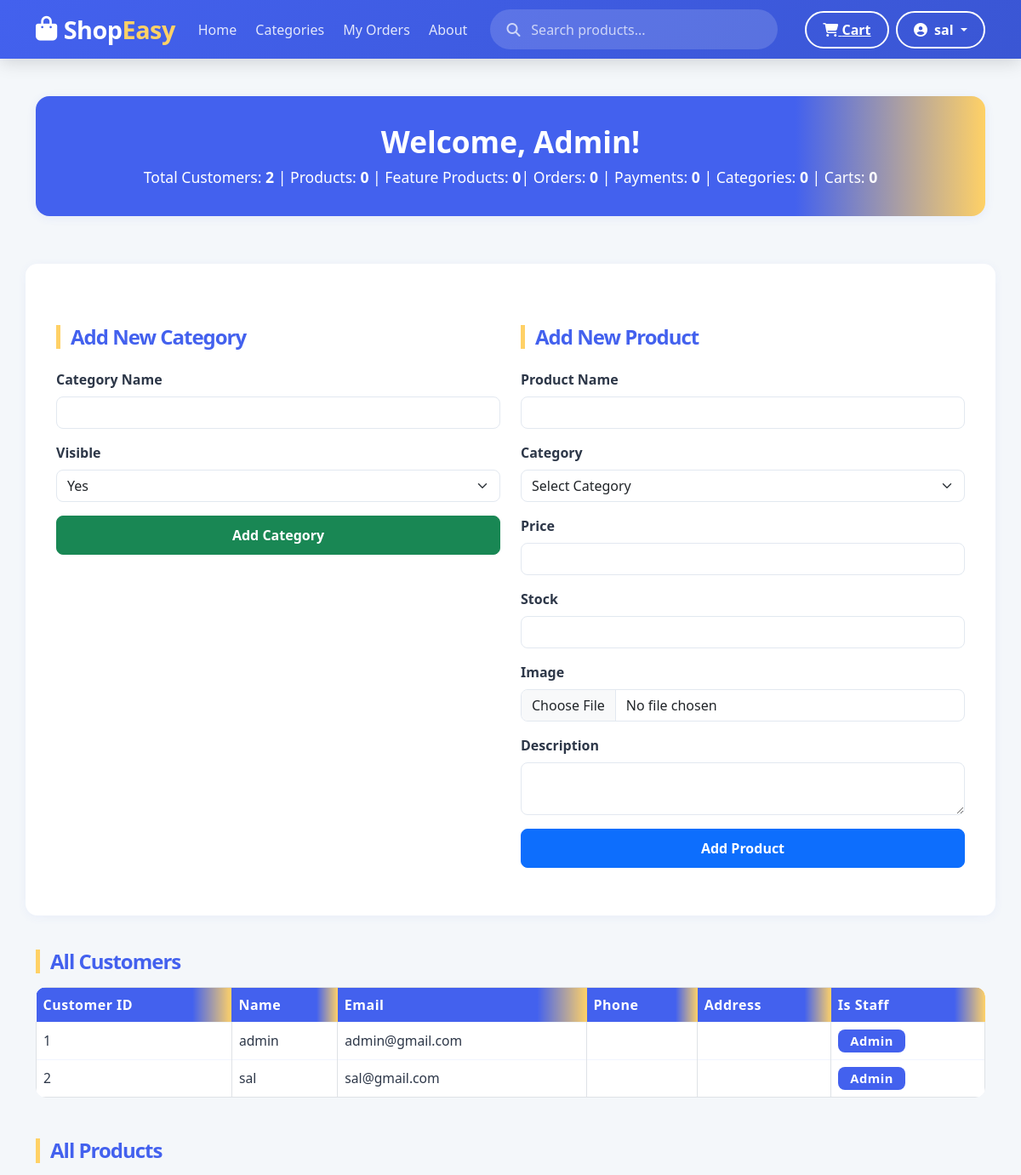
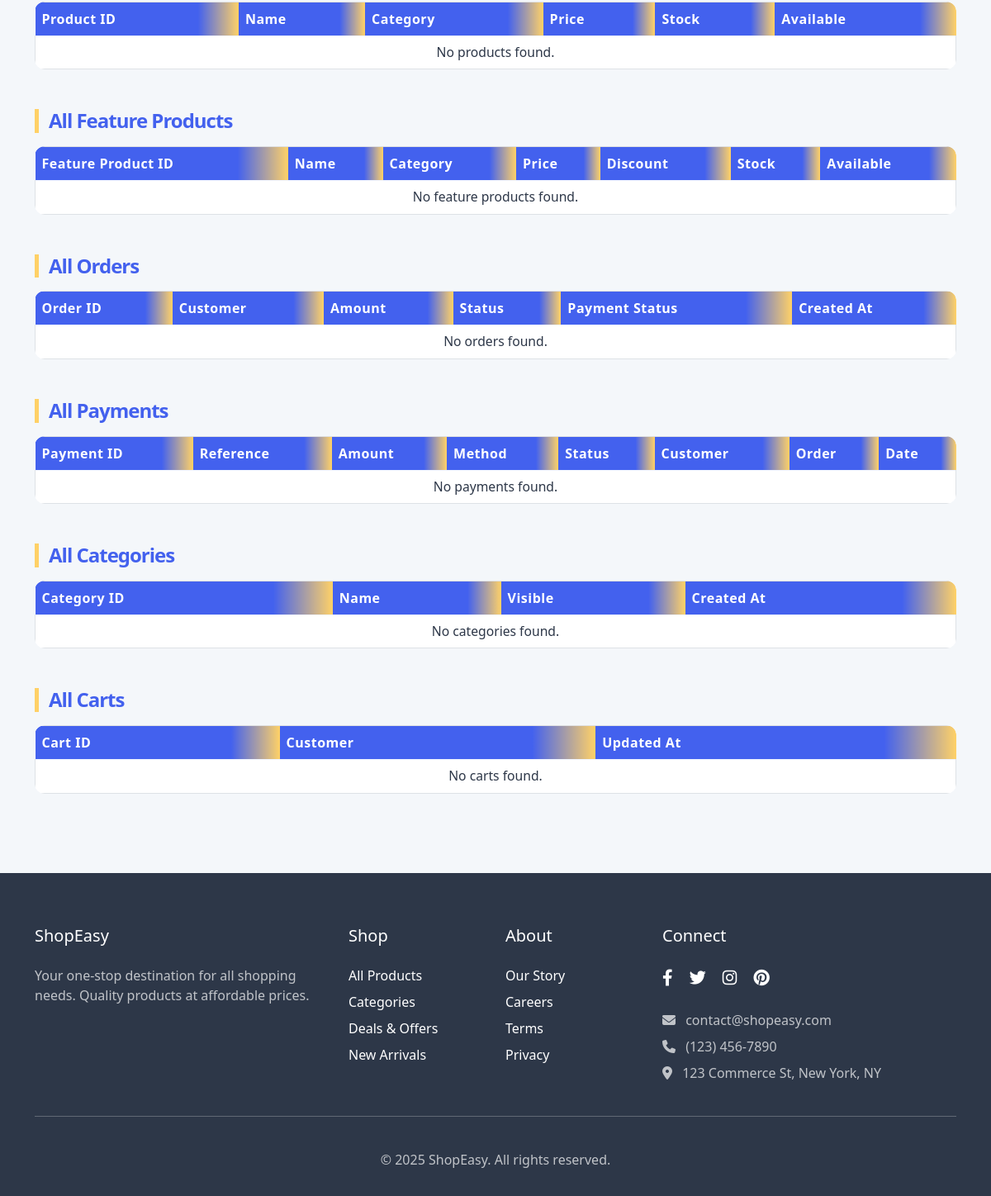
Before: /admin-dashboard/ (signed in) with the older database file (2 pictures, top to bottom).
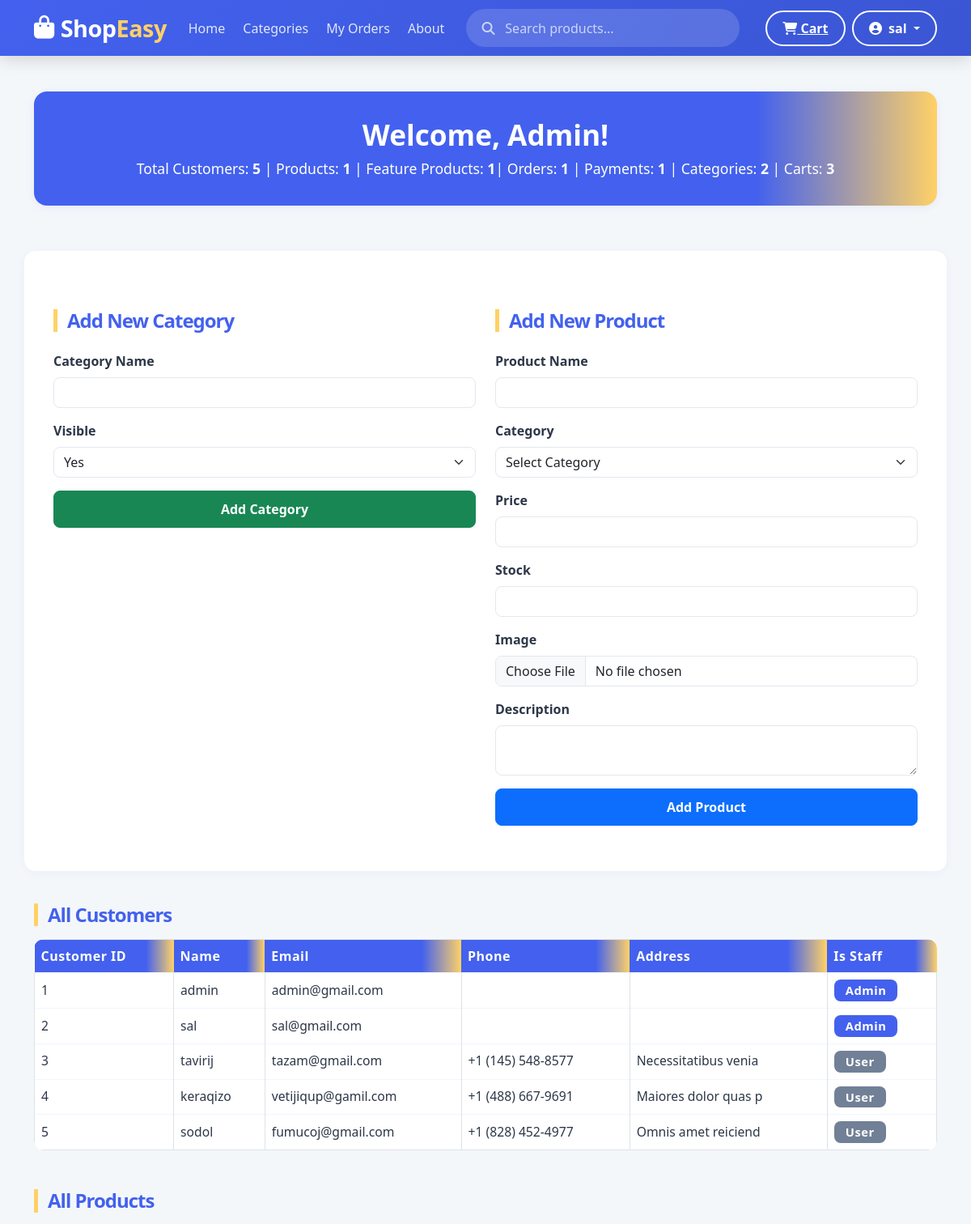
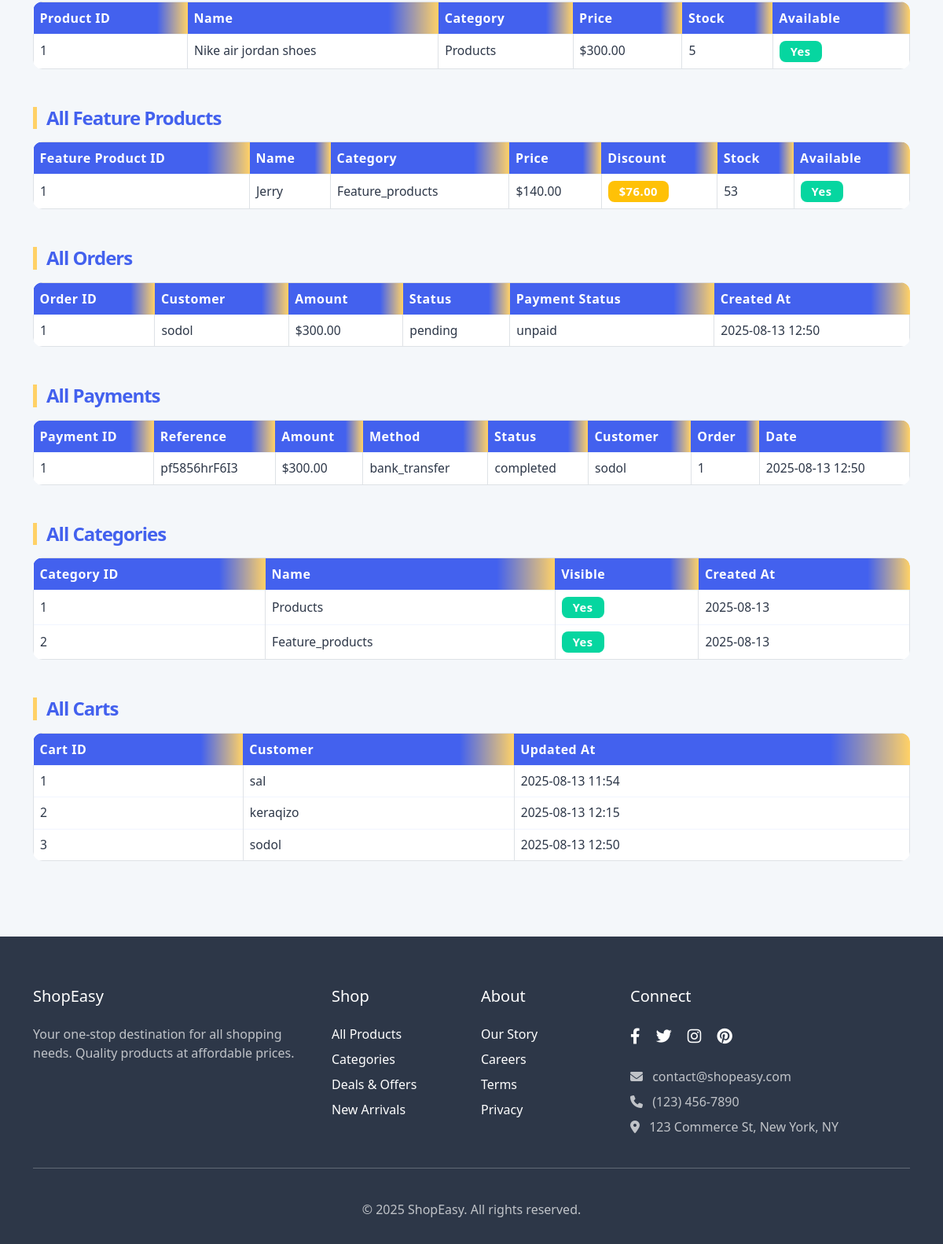
After: the same page with the newer database file (2 pictures, top to bottom).
### ecommerce/models.py (models this page shows, shortened)
class Customer(AbstractBaseUser, PermissionsMixin):
    customer_id = models.AutoField(primary_key=True)
    email = models.EmailField(unique=False, blank=True)
    name = models.CharField(max_length=100, unique=True)  # <-- Add unique=True here
    phone = models.CharField(max_length=15)
    address = models.TextField(blank=True)
    is_active = models.BooleanField(default=True)
    is_staff = models.BooleanField(default=False)  # important for admin login
    objects = CustomerManager()
    USERNAME_FIELD = 'name'  # use name for login
    REQUIRED_FIELDS = ['email']  # email is no longer required for superuser

class Product(models.Model):
    product_id = models.AutoField(primary_key=True)
    name = models.CharField(max_length=100)
    description = models.TextField()
    price = models.DecimalField(max_digits=10, decimal_places=2)
    image = models.ImageField(upload_to='products/', null=True, blank=True)
    stock = models.IntegerField(default=0)
    is_available = models.BooleanField(default=True)
    rating = models.FloatField(default=0)
    available_from = models.DateField(null=True, blank=True)
    available_to = models.DateField(null=True, blank=True)
    created_at = models.DateTimeField(auto_now_add=True)
    category = models.ForeignKey(
        Category,
        to_field='category_id',
        on_delete=models.CASCADE,
        db_column='category_id',
        related_name='products'
    )

class Category(models.Model):
    category_id = models.AutoField(primary_key=True)
    name = models.CharField(max_length=100)
    is_visible = models.BooleanField(default=True)
    created_at = models.DateTimeField(auto_now_add=True)

class Feature_Product(models.Model):
    Feature_Product_id = models.AutoField(primary_key=True)
    name = models.CharField(max_length=100)
    description = models.TextField()
    discount = models.DecimalField(max_digits=10, decimal_places=2)
    price = models.DecimalField(max_digits=10, decimal_places=2)
    image = models.ImageField(upload_to='products/', null=True, blank=True)
    stock = models.IntegerField(default=0)
    is_available = models.BooleanField(default=True)
    rating = models.FloatField(default=0)
    available_from = models.DateField(null=True, blank=True)
    available_to = models.DateField(null=True, blank=True)
    created_at = models.DateTimeField(auto_now_add=True)
    category = models.ForeignKey(
        Category,
        to_field='category_id',
        on_delete=models.CASCADE,
        db_column='category_id',
        related_name='feature_products'
    )

class Order(models.Model):
    order_id = models.AutoField(primary_key=True)
    booking_reference = models.CharField(max_length=100, unique=True)
    amount = models.DecimalField(max_digits=10, decimal_places=2)
    status = models.CharField(max_length=50, choices=[
        ('pending', 'Pending'),
        ('confirmed', 'Confirmed'),
        ('cancelled', 'Cancelled'),
        ('completed', 'Completed')
    ], default='pending')
    payment_status = models.CharField(max_length=50, choices=[
        ('unpaid', 'Unpaid'),
        ('paid', 'Paid'),
        ('refunded', 'Refunded')
    ], default='unpaid')
    start_date = models.DateField()
    end_date = models.DateField()
    created_at = models.DateTimeField(auto_now_add=True)
    customer = models.ForeignKey(
        Customer,
        to_field='customer_id',
        on_delete=models.CASCADE,
        db_column='customer_id'
    )
    products = models.ManyToManyField(Product, related_name='orders')

class Payment(models.Model):
    payment_id = models.AutoField(primary_key=True)
    payment_reference = models.CharField(max_length=100, unique=True)
    amount = models.DecimalField(max_digits=10, decimal_places=2)
    payment_method = models.CharField(max_length=50)  # e.g. Credit Card, Paypal
    payment_date = models.DateTimeField(auto_now_add=True)
    status = models.CharField(max_length=50, choices=[
        ('pending', 'Pending'),
        ('completed', 'Completed'),
        ('failed', 'Failed')
    ])
    customer = models.ForeignKey(
        Customer,
        to_field='customer_id',
        on_delete=models.CASCADE,
        db_column='customer_id'
    )
    order = models.OneToOneField(
        Order,
        to_field='order_id',
        on_delete=models.CASCADE,
        db_column='order_id'
    )

class Cart(models.Model):
    cart_id = models.AutoField(primary_key=True)
    updated_at = models.DateTimeField(auto_now=True)
    customer = models.ForeignKey(
        Customer,
        to_field='customer_id',
        on_delete=models.CASCADE,
        db_column='customer_id'
    )

### ecommerce/views.py (the view, shortened to what this page needs)
# urls.py: path('admin-dashboard/', AdminDashboardView.as_view(), name='admin_dashboard'),
class AdminDashboardView(LoginRequiredMixin, TemplateView):
    template_name = 'ecommerce/admin-dashboard/dashboard.html'
    login_url = 'login'
    def dispatch(self, request, *args, **kwargs):
        if not request.user.is_staff:
            return redirect('home')
        return super().dispatch(request, *args, **kwargs)
    def get_context_data(self, **kwargs):
        context = super().get_context_data(**kwargs)
        from .models import Feature_Product
        customers = Customer.objects.all()
        products = Product.objects.all()
        feature_products = Feature_Product.objects.all()
        orders = Order.objects.all()
        payments = Payment.objects.all()
        categories = Category.objects.all()
        carts = Cart.objects.all()
        order_status_counts = defaultdict(int)
        for o in orders:
            order_status_counts[o.status] += 1
        payment_status_counts = defaultdict(int)
        for p in payments:
            payment_status_counts[p.status] += 1
        products_per_category = {cat.name: cat.products.count() for cat in categories}
        context.update({
            'customers': customers,
            'products': products,
            'feature_products': feature_products,
            'orders': orders,
            'payments': payments,
            'categories': categories,
            'carts': carts,
            'order_status_counts': dict(order_status_counts),
            'payment_status_counts': dict(payment_status_counts),
            'products_per_category': products_per_category,
        })
        return context

### ecommerce/templates/ecommerce/admin-dashboard/dashboard.html (shortened to what the changed rows need)
{% extends 'ecommerce/base.html' %} {% load static %} {% block title %}Admin Dashboard {% endblock %}
{% block content %}
<div class="container py-5">
  <div class="row mb-4">
    <div class="col-12">
      <div class="info-card">
        <p>
          Total Customers: <b>{{ customers|length }}</b> | Products:
          <b>{{ products|length }}</b> | Feature Products:
          <b>{% if feature_products %}{{ feature_products|length }}{% else %}0{% endif %}</b>| Orders: <b>{{ orders|length }}</b> | Payments:
          <b>{{ payments|length }}</b> | Categories:
          <b>{{ categories|length }}</b> | Carts: <b>{{ carts|length }}</b>
        </p>
      </div>
    </div>
  </div>
  <div class="table-responsive mb-5">
    <table class="table table-bordered table-hover align-middle">
      <thead class="table-light">
        <tr>
          <th>Customer ID</th>
          <th>Name</th>
          <th>Email</th>
          <th>Phone</th>
          <th>Address</th>
          <th>Is Staff</th>
        </tr>
      </thead>
      <tbody>
        {% for customer in customers %}
        <tr>
          <td>{{ customer.customer_id }}</td>
          <td>{{ customer.name }}</td>
          <td>{{ customer.email }}</td>
          <td>{{ customer.phone }}</td>
          <td>{{ customer.address }}</td>
          <td>
            {% if customer.is_staff %}
            <span class="badge bg-primary">Admin</span>
            {% else %}
            <span class="badge bg-secondary">User</span>
            {% endif %}
          </td>
        </tr>
        {% empty %}
        <tr>
          <td colspan="6" class="text-center">No customers found.</td>
        </tr>
        {% endfor %}
      </tbody>
    </table>
  </div>
  <div class="table-responsive mb-5">
    <table class="table table-bordered table-hover align-middle">
      <thead class="table-light">
        <tr>
          <th>Product ID</th>
          <th>Name</th>
          <th>Category</th>
          <th>Price</th>
          <th>Stock</th>
          <th>Available</th>
        </tr>
      </thead>
      <tbody>
        {% for product in products %}
        <tr>
          <td>{{ product.product_id }}</td>
          <td>{{ product.name }}</td>
          <td>{{ product.category.name }}</td>
          <td>${{ product.price|floatformat:2 }}</td>
          <td>{{ product.stock }}</td>
          <td>
            {% if product.is_available %}
            <span class="badge bg-success">Yes</span>
            {% else %}
            <span class="badge bg-danger">No</span>
            {% endif %}
          </td>
        </tr>
        {% empty %}
        <tr>
          <td colspan="6" class="text-center">No products found.</td>
        </tr>
        {% endfor %}
      </tbody>
    </table>
  </div>
  <div class="table-responsive mb-5">
    <table class="table table-bordered table-hover align-middle">
      <thead class="table-light">
        <tr>
          <th>Feature Product ID</th>
          <th>Name</th>
          <th>Category</th>
          <th>Price</th>
          <th>Discount</th>
          <th>Stock</th>
          <th>Available</th>
        </tr>
      </thead>
      <tbody>
        {% if feature_products %} {% for product in feature_products %}
        <tr>
          <td>{{ product.Feature_Product_id }}</td>
          <td>{{ product.name }}</td>
          <td>{{ product.category.name }}</td>
          <td>${{ product.price|floatformat:2 }}</td>
          <td>
            {% if product.discount and product.discount > 0 %}
            <span class="badge bg-warning"
              >${{ product.discount|floatformat:2 }}</span
            >
            {% else %} - {% endif %}
          </td>
          <td>{{ product.stock }}</td>
          <td>
            {% if product.is_available %}
            <span class="badge bg-success">Yes</span>
            {% else %}
            <span class="badge bg-danger">No</span>
            {% endif %}
          </td>
        </tr>
        {% endfor %} {% else %}
        <tr>
          <td colspan="7" class="text-center">No feature products found.</td>
        </tr>
        {% endif %}
      </tbody>
    </table>
  </div>
  <div class="table-responsive mb-5">
    <table class="table table-bordered table-hover align-middle">
      <thead class="table-light">
        <tr>
          <th>Order ID</th>
          <th>Customer</th>
          <th>Amount</th>
          <th>Status</th>
          <th>Payment Status</th>
          <th>Created At</th>
        </tr>
      </thead>
      <tbody>
        {% for order in orders %}
        <tr>
          <td>{{ order.order_id }}</td>
          <td>{{ order.customer.name }}</td>
          <td>${{ order.amount|floatformat:2 }}</td>
          <td>{{ order.status }}</td>
          <td>{{ order.payment_status }}</td>
          <td>{{ order.created_at|date:"Y-m-d H:i" }}</td>
        </tr>
        {% empty %}
        <tr>
          <td colspan="6" class="text-center">No orders found.</td>
        </tr>
        {% endfor %}
      </tbody>
    </table>
  </div>
  <div class="table-responsive mb-5">
    <table class="table table-bordered table-hover align-middle">
      <thead class="table-light">
        <tr>
          <th>Payment ID</th>
          <th>Reference</th>
          <th>Amount</th>
          <th>Method</th>
          <th>Status</th>
          <th>Customer</th>
          <th>Order</th>
          <th>Date</th>
        </tr>
      </thead>
      <tbody>
        {% for payment in payments %}
        <tr>
          <td>{{ payment.payment_id }}</td>
          <td>{{ payment.payment_reference }}</td>
          <td>${{ payment.amount|floatformat:2 }}</td>
          <td>{{ payment.payment_method }}</td>
          <td>{{ payment.status }}</td>
          <td>{{ payment.customer.name }}</td>
          <td>{{ payment.order.order_id }}</td>
          <td>{{ payment.payment_date|date:"Y-m-d H:i" }}</td>
        </tr>
        {% empty %}
        <tr>
          <td colspan="8" class="text-center">No payments found.</td>
        </tr>
        {% endfor %}
      </tbody>
    </table>
  </div>
  <div class="table-responsive mb-5">
    <table class="table table-bordered table-hover align-middle">
      <thead class="table-light">
        <tr>
          <th>Category ID</th>
          <th>Name</th>
          <th>Visible</th>
          <th>Created At</th>
        </tr>
      </thead>
      <tbody>
        {% for category in categories %}
        <tr>
          <td>{{ category.category_id }}</td>
          <td>{{ category.name }}</td>
          <td>
            {% if category.is_visible %}
            <span class="badge bg-success">Yes</span>
            {% else %}
            <span class="badge bg-danger">No</span>
            {% endif %}
          </td>
          <td>{{ category.created_at|date:"Y-m-d" }}</td>
        </tr>
        {% empty %}
        <tr>
          <td colspan="4" class="text-center">No categories found.</td>
        </tr>
        {% endfor %}
      </tbody>
    </table>
  </div>
  <div class="table-responsive mb-5">
    <table class="table table-bordered table-hover align-middle">
      <thead class="table-light">
        <tr>
          <th>Cart ID</th>
          <th>Customer</th>
          <th>Updated At</th>
        </tr>
      </thead>
      <tbody>
        {% for cart in carts %}
        <tr>
          <td>{{ cart.cart_id }}</td>
          <td>{{ cart.customer.name }}</td>
          <td>{{ cart.updated_at|date:"Y-m-d H:i" }}</td>
        </tr>
        {% empty %}
        <tr>
          <td colspan="3" class="text-center">No carts found.</td>
        </tr>
        {% endfor %}
      </tbody>
    </table>
  </div>
</div>
{% endblock %}

### ecommerce/templates/ecommerce/base.html (shortened to what the changed rows need)
<!DOCTYPE html>
<html lang="en">
  <head>
    <link
      href="https://cdn.jsdelivr.net/npm/bootstrap@5.3.0/dist/css/bootstrap.min.css"
      rel="stylesheet"
    />
    <link
      rel="stylesheet"
      href="https://cdnjs.cloudflare.com/ajax/libs/font-awesome/6.4.0/css/all.min.css"
    />
  </head>
  <body>
    <nav class="navbar navbar-expand-lg navbar-dark">
      <div class="container">
        <div class="collapse navbar-collapse" id="navbarNav">
          <div class="nav-buttons d-flex ms-2">
            {% if request.user.is_authenticated %}
            <a href="{% url 'cart' %}" class="btn-log btn-outline-light">
              <i class="fas fa-shopping-cart"></i> Cart
            </a>
            <div class="dropdown ms-2">
              <a
                class="btn btn-outline-light dropdown-toggle"
                href="#"
                role="button"
                id="userDropdown"
                data-bs-toggle="dropdown"
              >
                <i class="fas fa-user-circle me-1"></i>
                {{ request.user.name|default:"User" }}
              </a>
            </div>
            {% endif %}
          </div>
        </div>
      </div>
    </nav>
    {% block hero %}{% endblock %} {% block content %}{% endblock %}
  </body>
</html>

Changed rows visible on the page:
added Customer: customer_id "3", name "tavirij", email "tazam@gmail.com", phone "+1 (145) 548-8577", address "Necessitatibus venia", is_staff "User"
added Customer: customer_id "4", name "keraqizo", email "vetijiqup@gamil.com", phone "+1 (488) 667-9691", address "Maiores dolor quas p", is_staff "User"
added Customer: customer_id "5", name "sodol", email "fumucoj@gmail.com", phone "+1 (828) 452-4977", address "Omnis amet reiciend", is_staff "User"
added Product: product_id "1", name "Nike air jordan shoes", category.name "Products", price "300.00", stock "5", is_available "Yes"
added Feature_Product: Feature_Product_id "1", name "Jerry", category.name "Feature_products", price "140.00", discount "76.00", stock "53", is_available "Yes"
added Order: order_id "1", customer.name "sodol", amount "300.00", status "pending", payment_status "unpaid", created_at "2025-08-13 12:50"
added Payment: payment_id "1", payment_reference "pf5856hrF6I3", amount "300.00", payment_method "bank_transfer", status "completed", customer.name "sodol", order.order_id "1", payment_date "2025-08-13 12:50"
added Category: category_id "1", name "Products", is_visible "Yes", created_at "2025-08-13"
added Category: category_id "2", name "Feature_products", is_visible "Yes", created_at "2025-08-13"
added Cart: cart_id "1", customer.name "sal", updated_at "2025-08-13 11:54"
added Cart: cart_id "2", customer.name "keraqizo", updated_at "2025-08-13 12:15"
added Cart: cart_id "3", customer.name "sodol", updated_at "2025-08-13 12:50"
Other visible differences:
{{ customers|length }}: "2" → "5"
{{ products|length }}: "0" → "1"
{{ feature_products|length }}: (not shown) → "1"
{{ orders|length }}: "0" → "1"
{{ payments|length }}: "0" → "1"
{{ categories|length }}: "0" → "2"
{{ carts|length }}: "0" → "3"
text no longer shown: "0 No products found. No feature products found. No orders found. No payments found. No categories found. No carts found."
